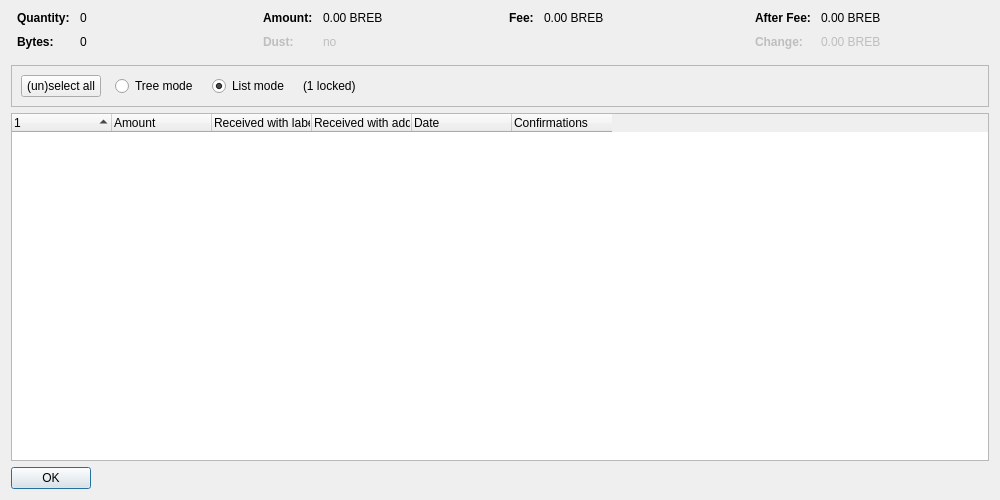
<?xml version="1.0" encoding="UTF-8"?>
<ui version="4.0">
 <class>CoinControlDialog</class>
 <widget class="QDialog" name="CoinControlDialog">
  <property name="geometry">
   <rect>
    <x>0</x>
    <y>0</y>
    <width>1000</width>
    <height>500</height>
   </rect>
  </property>
  <property name="windowTitle">
   <string>Coin Selection</string>
  </property>
  <layout class="QVBoxLayout" name="verticalLayout">
   <item>
    <layout class="QHBoxLayout" name="horizontalLayoutTop" stretch="0,0,0,0">
     <property name="topMargin">
      <number>0</number>
     </property>
     <property name="bottomMargin">
      <number>10</number>
     </property>
     <item>
      <layout class="QFormLayout" name="formLayoutCoinControl1">
       <property name="horizontalSpacing">
        <number>10</number>
       </property>
       <property name="verticalSpacing">
        <number>10</number>
       </property>
       <property name="leftMargin">
        <number>6</number>
       </property>
       <property name="rightMargin">
        <number>6</number>
       </property>
       <item row="0" column="0">
        <widget class="QLabel" name="labelCoinControlQuantityText">
         <property name="font">
          <font>
           <weight>75</weight>
           <bold>true</bold>
          </font>
         </property>
         <property name="text">
          <string>Quantity:</string>
         </property>
        </widget>
       </item>
       <item row="0" column="1">
        <widget class="QLabel" name="labelCoinControlQuantity">
         <property name="cursor">
          <cursorShape>IBeamCursor</cursorShape>
         </property>
         <property name="contextMenuPolicy">
          <enum>Qt::ActionsContextMenu</enum>
         </property>
         <property name="text">
          <string notr="true">0</string>
         </property>
         <property name="textInteractionFlags">
          <set>Qt::LinksAccessibleByMouse|Qt::TextSelectableByKeyboard|Qt::TextSelectableByMouse</set>
         </property>
        </widget>
       </item>
       <item row="1" column="0">
        <widget class="QLabel" name="labelCoinControlBytesText">
         <property name="font">
          <font>
           <weight>75</weight>
           <bold>true</bold>
          </font>
         </property>
         <property name="text">
          <string>Bytes:</string>
         </property>
        </widget>
       </item>
       <item row="1" column="1">
        <widget class="QLabel" name="labelCoinControlBytes">
         <property name="cursor">
          <cursorShape>IBeamCursor</cursorShape>
         </property>
         <property name="contextMenuPolicy">
          <enum>Qt::ActionsContextMenu</enum>
         </property>
         <property name="text">
          <string notr="true">0</string>
         </property>
         <property name="textInteractionFlags">
          <set>Qt::LinksAccessibleByMouse|Qt::TextSelectableByKeyboard|Qt::TextSelectableByMouse</set>
         </property>
        </widget>
       </item>
      </layout>
     </item>
     <item>
      <layout class="QFormLayout" name="formLayoutCoinControl2">
       <property name="horizontalSpacing">
        <number>10</number>
       </property>
       <property name="verticalSpacing">
        <number>10</number>
       </property>
       <property name="leftMargin">
        <number>6</number>
       </property>
       <property name="rightMargin">
        <number>6</number>
       </property>
       <item row="0" column="0">
        <widget class="QLabel" name="labelCoinControlAmountText">
         <property name="font">
          <font>
           <weight>75</weight>
           <bold>true</bold>
          </font>
         </property>
         <property name="text">
          <string>Amount:</string>
         </property>
        </widget>
       </item>
       <item row="0" column="1">
        <widget class="QLabel" name="labelCoinControlAmount">
         <property name="cursor">
          <cursorShape>IBeamCursor</cursorShape>
         </property>
         <property name="contextMenuPolicy">
          <enum>Qt::ActionsContextMenu</enum>
         </property>
         <property name="text">
          <string notr="true">0.00 BREB</string>
         </property>
         <property name="textInteractionFlags">
          <set>Qt::LinksAccessibleByMouse|Qt::TextSelectableByKeyboard|Qt::TextSelectableByMouse</set>
         </property>
        </widget>
       </item>
       <item row="1" column="0">
        <widget class="QLabel" name="labelCoinControlLowOutputText">
         <property name="enabled">
          <bool>false</bool>
         </property>
         <property name="font">
          <font>
           <weight>75</weight>
           <bold>true</bold>
          </font>
         </property>
         <property name="text">
          <string>Dust:</string>
         </property>
        </widget>
       </item>
       <item row="1" column="1">
        <widget class="QLabel" name="labelCoinControlLowOutput">
         <property name="enabled">
          <bool>false</bool>
         </property>
         <property name="cursor">
          <cursorShape>IBeamCursor</cursorShape>
         </property>
         <property name="contextMenuPolicy">
          <enum>Qt::ActionsContextMenu</enum>
         </property>
         <property name="text">
          <string notr="true">no</string>
         </property>
         <property name="textInteractionFlags">
          <set>Qt::LinksAccessibleByMouse|Qt::TextSelectableByKeyboard|Qt::TextSelectableByMouse</set>
         </property>
        </widget>
       </item>
      </layout>
     </item>
     <item>
      <layout class="QFormLayout" name="formLayoutCoinControl3">
       <property name="horizontalSpacing">
        <number>10</number>
       </property>
       <property name="verticalSpacing">
        <number>10</number>
       </property>
       <property name="leftMargin">
        <number>6</number>
       </property>
       <property name="rightMargin">
        <number>6</number>
       </property>
       <item row="0" column="0">
        <widget class="QLabel" name="labelCoinControlFeeText">
         <property name="font">
          <font>
           <weight>75</weight>
           <bold>true</bold>
          </font>
         </property>
         <property name="text">
          <string>Fee:</string>
         </property>
        </widget>
       </item>
       <item row="0" column="1">
        <widget class="QLabel" name="labelCoinControlFee">
         <property name="cursor">
          <cursorShape>IBeamCursor</cursorShape>
         </property>
         <property name="contextMenuPolicy">
          <enum>Qt::ActionsContextMenu</enum>
         </property>
         <property name="text">
          <string notr="true">0.00 BREB</string>
         </property>
         <property name="textInteractionFlags">
          <set>Qt::LinksAccessibleByMouse|Qt::TextSelectableByKeyboard|Qt::TextSelectableByMouse</set>
         </property>
        </widget>
       </item>
      </layout>
     </item>
     <item>
      <layout class="QFormLayout" name="formLayoutCoinControl4">
       <property name="horizontalSpacing">
        <number>10</number>
       </property>
       <property name="verticalSpacing">
        <number>10</number>
       </property>
       <property name="leftMargin">
        <number>6</number>
       </property>
       <property name="rightMargin">
        <number>6</number>
       </property>
       <item row="0" column="0">
        <widget class="QLabel" name="labelCoinControlAfterFeeText">
         <property name="font">
          <font>
           <weight>75</weight>
           <bold>true</bold>
          </font>
         </property>
         <property name="text">
          <string>After Fee:</string>
         </property>
        </widget>
       </item>
       <item row="0" column="1">
        <widget class="QLabel" name="labelCoinControlAfterFee">
         <property name="cursor">
          <cursorShape>IBeamCursor</cursorShape>
         </property>
         <property name="contextMenuPolicy">
          <enum>Qt::ActionsContextMenu</enum>
         </property>
         <property name="text">
          <string notr="true">0.00 BREB</string>
         </property>
         <property name="textInteractionFlags">
          <set>Qt::LinksAccessibleByMouse|Qt::TextSelectableByKeyboard|Qt::TextSelectableByMouse</set>
         </property>
        </widget>
       </item>
       <item row="1" column="0">
        <widget class="QLabel" name="labelCoinControlChangeText">
         <property name="enabled">
          <bool>false</bool>
         </property>
         <property name="font">
          <font>
           <weight>75</weight>
           <bold>true</bold>
          </font>
         </property>
         <property name="text">
          <string>Change:</string>
         </property>
        </widget>
       </item>
       <item row="1" column="1">
        <widget class="QLabel" name="labelCoinControlChange">
         <property name="enabled">
          <bool>false</bool>
         </property>
         <property name="cursor">
          <cursorShape>IBeamCursor</cursorShape>
         </property>
         <property name="contextMenuPolicy">
          <enum>Qt::ActionsContextMenu</enum>
         </property>
         <property name="text">
          <string notr="true">0.00 BREB</string>
         </property>
         <property name="textInteractionFlags">
          <set>Qt::LinksAccessibleByMouse|Qt::TextSelectableByKeyboard|Qt::TextSelectableByMouse</set>
         </property>
        </widget>
       </item>
      </layout>
     </item>
    </layout>
   </item>
   <item>
    <widget class="QFrame" name="frame">
     <property name="minimumSize">
      <size>
       <width>0</width>
       <height>40</height>
      </size>
     </property>
     <property name="frameShape">
      <enum>QFrame::StyledPanel</enum>
     </property>
     <property name="frameShadow">
      <enum>QFrame::Sunken</enum>
     </property>
     <layout class="QHBoxLayout" name="horizontalLayout">
      <item>
       <layout class="QHBoxLayout" name="horizontalLayoutPanel" stretch="0,0,0,0,0">
        <property name="spacing">
         <number>14</number>
        </property>
        <item>
         <widget class="QPushButton" name="pushButtonSelectAll">
          <property name="sizePolicy">
           <sizepolicy hsizetype="Maximum" vsizetype="Fixed">
            <horstretch>0</horstretch>
            <verstretch>0</verstretch>
           </sizepolicy>
          </property>
          <property name="text">
           <string>(un)select all</string>
          </property>
          <property name="autoDefault">
           <bool>false</bool>
          </property>
         </widget>
        </item>
        <item>
         <widget class="QRadioButton" name="radioTreeMode">
          <property name="sizePolicy">
           <sizepolicy hsizetype="Maximum" vsizetype="Fixed">
            <horstretch>0</horstretch>
            <verstretch>0</verstretch>
           </sizepolicy>
          </property>
          <property name="text">
           <string>Tree mode</string>
          </property>
         </widget>
        </item>
        <item>
         <widget class="QRadioButton" name="radioListMode">
          <property name="sizePolicy">
           <sizepolicy hsizetype="Maximum" vsizetype="Fixed">
            <horstretch>0</horstretch>
            <verstretch>0</verstretch>
           </sizepolicy>
          </property>
          <property name="text">
           <string>List mode</string>
          </property>
          <property name="checked">
           <bool>true</bool>
          </property>
         </widget>
        </item>
        <item>
         <widget class="QLabel" name="labelLocked">
          <property name="text">
           <string notr="true">(1 locked)</string>
          </property>
         </widget>
        </item>
        <item>
         <spacer name="horizontalSpacer">
          <property name="orientation">
           <enum>Qt::Horizontal</enum>
          </property>
          <property name="sizeHint" stdset="0">
           <size>
            <width>40</width>
            <height>20</height>
           </size>
          </property>
         </spacer>
        </item>
       </layout>
      </item>
     </layout>
    </widget>
   </item>
   <item>
    <widget class="CoinControlTreeWidget" name="treeWidget">
     <property name="contextMenuPolicy">
      <enum>Qt::CustomContextMenu</enum>
     </property>
     <property name="sortingEnabled">
      <bool>false</bool>
     </property>
     <property name="columnCount">
      <number>6</number>
     </property>
     <attribute name="headerShowSortIndicator" stdset="0">
      <bool>true</bool>
     </attribute>
     <attribute name="headerStretchLastSection">
      <bool>false</bool>
     </attribute>
     <column>
      <property name="text">
       <string/>
      </property>
     </column>
     <column>
      <property name="text">
       <string>Amount</string>
      </property>
     </column>
     <column>
      <property name="text">
       <string>Received with label</string>
      </property>
     </column>
     <column>
      <property name="text">
       <string>Received with address</string>
      </property>
     </column>
     <column>
      <property name="text">
       <string>Date</string>
      </property>
     </column>
     <column>
      <property name="text">
       <string>Confirmations</string>
      </property>
      <property name="toolTip">
       <string>Confirmed</string>
      </property>
     </column>
     <column>
      <property name="text">
       <string/>
      </property>
     </column>
     <column>
      <property name="text">
       <string/>
      </property>
     </column>
     <column>
      <property name="text">
       <string/>
      </property>
     </column>
     <column>
      <property name="text">
       <string/>
      </property>
     </column>
    </widget>
   </item>
   <item>
    <widget class="QDialogButtonBox" name="buttonBox">
     <property name="sizePolicy">
      <sizepolicy hsizetype="Maximum" vsizetype="Fixed">
       <horstretch>0</horstretch>
       <verstretch>0</verstretch>
      </sizepolicy>
     </property>
     <property name="orientation">
      <enum>Qt::Horizontal</enum>
     </property>
     <property name="standardButtons">
      <set>QDialogButtonBox::Ok</set>
     </property>
    </widget>
   </item>
  </layout>
 </widget>
 <customwidgets>
  <customwidget>
   <class>CoinControlTreeWidget</class>
   <extends>QTreeWidget</extends>
   <header>qt/coincontroltreewidget.h</header>
  </customwidget>
 </customwidgets>
 <resources/>
 <connections/>
</ui>
